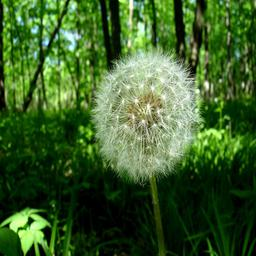
#> input picture selected_flower/Dendellion/1223835830_6c88b6217b_c.jpg, 256 x 256 px; its folder holds only this picture in this run
$ jupyter execute --allow-errors before_preproc.ipynb
#> lines starting #> are read from the running program, lines starting #| are printed output that depends on the picture
[cell 1]
import os
import matplotlib.pyplot as plt
import cv2 as cv
import numpy as np
import pandas as pd
import math
from tqdm import tqdm
import seaborn as sns
import pandas as pd
from sklearn.model_selection import train_test_split
from sklearn.preprocessing import StandardScaler
from sklearn.neighbors import KNeighborsClassifier
from sklearn.svm import SVC
from sklearn.ensemble import RandomForestClassifier
from sklearn.metrics import accuracy_score, precision_score, recall_score, f1_score
from sklearn.decomposition import PCA

[cell 2]
def resize_image(image, target_size):

    original_height, original_width, _ = image.shape
    target_width, target_height = target_size
    resized_image = np.zeros((target_height, target_width, 3), dtype=np.uint8)

    for i in range(target_height):
        for j in range(target_width):
            original_x = int(j * original_width / target_width)
            original_y = int(i * original_height / target_height)
            resized_image[i, j] = image[original_y, original_x]

    return resized_image

[cell 3]
def insertGambar(folder):
#> called with folder = 'selected_flower/'
    data = []
    filenames = []
    datalabel = []
    path = []
    data_distribution = {}
    for label in (os.listdir(folder)):
        images = os.listdir(folder+label)
        data_distribution[label] = len(images)
        datalabel.append(label)
        print(label)
        for filename in tqdm(os.listdir(folder+label)):
            img = cv.imread(os.path.join(folder+label,filename))
#> img is the input picture: shape (256, 256, 3); mean B, G, R 42.1, 94.8, 60.3
            if img is not None:
                img = cv.cvtColor(img, cv.COLOR_BGR2RGB)
                img = resize_image(img, (300, 300))
#> after the loop in resize_image, `for i in range(target_height):`:
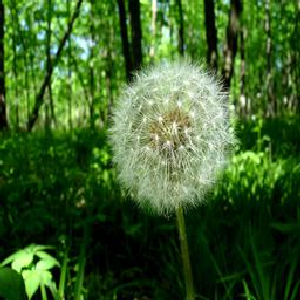
#> resized_image: shape (300, 300, 3); mean R, G, B 60.4, 95, 42.1
                filenames.append(filename)
                path.append(label)
                data.append(img)
#> pass 2 of the loop in insertGambar, `for label in (os.listdir(folder)):`:
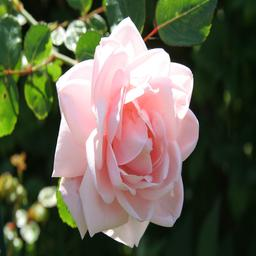
#> input picture selected_flower/Rose/1161454912_5c51bd8ff9_c.jpg, 256 x 256 px
#> in insertGambar, img is the input picture: shape (256, 256, 3); mean B, G, R 82.2, 100.6, 104.2
#> after the loop in resize_image (call 2), `for i in range(target_height):`:
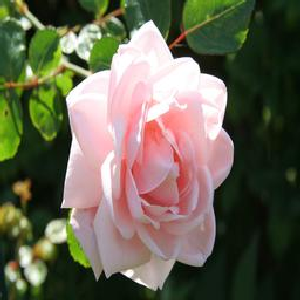
#> resized_image: shape (300, 300, 3); mean R, G, B 104.4, 100.8, 82.3
    return data, filenames, datalabel, path , data_distribution

[cell 4]
data, filenames,label, path, distribusi = insertGambar("selected_flower/")
#> data = 2 items; filenames = ['1223835830_6c88b6217b_c.jpg', '1161454912_5c51bd8ff9_c.jpg']; label = ['Dendellion', 'Rose']; path = ['Dendellion', 'Rose']; distribusi = {'Dendellion': 1, 'Rose': 1}
print("Data: ", len(data))
#| Data:  2
print("Label: ", len(label))
#| Label:  2
print("Filenames: ", len(filenames))
#| Filenames:  2
print("Data Distribution: ", distribusi)
#| Data Distribution:  {'Dendellion': 1, 'Rose': 1}

[cell 5]
def grayScaling(img):
    gaussKernel = np.ones((3,3))/9
    r = img[:,:,2]
    g = img[:,:,1]
    b = img[:,:,0]
    filteredR = cv.filter2D(r,-1,gaussKernel)
    filteredG = cv.filter2D(g,-1,gaussKernel)
    filteredB = cv.filter2D(b,-1,gaussKernel)
    return np.round(filteredR/3 + filteredG/3 + filteredB/3).astype(np.uint8)

def grayScalingData(data):
    gray_data = []
    for i in tqdm(range(len(data))):
        gray_data.append(grayScaling(data[i]))
    return gray_data

[cell 6]
grayData = grayScalingData(data)
#> the loop in grayScalingData, `for i in tqdm(range(len(data))):` made 2 passes
#> pass 1, in grayScaling, `r = img[:,:,2]`:
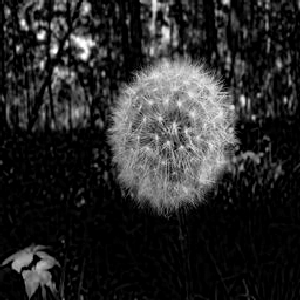
#> r: shape (300, 300); min 0, max 255, mean 42.1
#> pass 1, in grayScaling, `g = img[:,:,1]`:
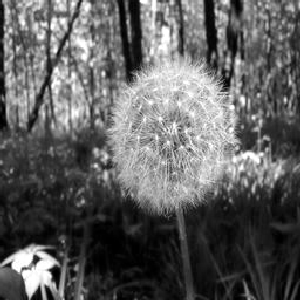
#> g: shape (300, 300); min 0, max 255, mean 95
#> pass 1, in grayScaling, `b = img[:,:,0]`:
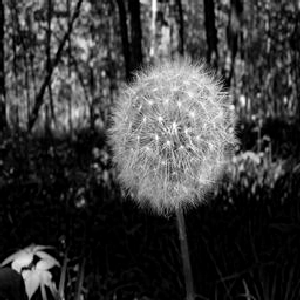
#> b: shape (300, 300); min 0, max 255, mean 60.4
#> pass 1, in grayScaling, `filteredR = cv.filter2D(r,-1,gaussKernel)`:
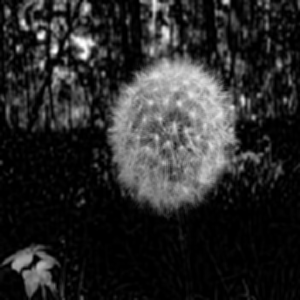
#> filteredR: shape (300, 300); min 0, max 255, mean 42.1
#> after the loop in grayScalingData, `for i in tqdm(range(len(data))):`: gray_data = 2 items
#> grayData = 2 items

[cell 7]
def matriksTransformasi(matriks):
    hasil = np.zeros(matriks.shape)
    for i in range(matriks.shape[0]):
        for j in range(matriks.shape[1]):
            hasil[i][j] = matriks[j][i]
    return hasil
def sum(matriks):
    hasil = 0
    for i in range(len(matriks)):
        for j in range(len(matriks[0])):
            hasil += matriks[i][j]
    return hasil

def derajat(img, derajat):
    max = np.max(img)
    temp=np.zeros([max+1,max+1])
    if derajat == 0:
        for i in range (len(img)):
            for j in range (len(img[0])-1):
                temp[img[i,j],img[i,j+1]] += 1
    elif derajat == 45:
        for i in range (len (img)-1):
            for j in range (len (img[0])-1):
                temp[img[i+1,j],img[i,j+1]] += 1
    elif derajat == 90:
        for i in range (len (img)-1):
            for j in range (len (img[0])):
                temp[img[i+1,j],img[i,j]] += 1
    elif derajat == 135:
        for i in range (len (img)-1):
            for j in range (len (img[0])-1):
                temp[img[i,j],img[i+1,j+1]] += 1
    hasil = temp+matriksTransformasi(temp)
    total = sum(hasil)
    for i in range (len (hasil)):
        for j in range (len (hasil)):
            hasil[i,j]/=total
    return hasil

def ekstraksi(image):
    hasil = []
    for img in tqdm(image):
        data = []
        data.append(derajat(img,0))
        data.append(derajat(img,45))
        data.append(derajat(img,90))
        data.append(derajat(img,135))
        hasil.append(data)
    return hasil

[cell 8]
ekstraksiData = ekstraksi(grayData)
#> the loop in ekstraksi, `for img in tqdm(image):` made 2 passes
#> ekstraksiData = 2 items

[cell 9]
def contrast (data):
    hasil = 0
    for i in range(len(data)):
        for j in range(len(data[0])):
            hasil+=data[i,j]*pow(i-j,2)
    return hasil
def dissimilarity(data):
    hasil = 0
    for i in range(len(data)):
        for j in range(len(data[0])):
            hasil+=data[i,j]*abs(i-j)
    return hasil
def homogeneity(data):
    hasil = 0
    for i in range(len(data)):
        for j in range(len(data[0])):
            hasil+=(data[i,j]/(1+pow(i-j,2)))
    return hasil
def energy(data):
    hasil = 0
    for i in range(len(data)):
        for j in range(len(data[0])):
            hasil += data[i][j] ** 2
    return hasil

def correlation(data):
    mean_x = 0
    mean_y = 0
    std_x = 0
    std_y = 0
    for i in range(len(data)):
        for j in range(len(data[0])):
            mean_x += i * data[i][j]
            mean_y += j * data[i][j]
    for i in range(len(data)):
        for j in range(len(data[0])):
            std_x += (i - mean_x) ** 2 * data[i][j]
            std_y += (j - mean_y) ** 2 * data[i][j]
    std_x = math.sqrt(std_x)
    std_y = math.sqrt(std_y)
    hasil = 0
    for i in range(len(data)):
        for j in range(len(data[0])):
            hasil += (i - mean_x) * (j - mean_y) * data[i][j]
    hasil /= std_x * std_y
    return hasil

def entropy(data):
    entropy = 0
    for i in range(len(data)):
        for j in range(len(data[0])):
            if data[i][j] > 0.0:
                entropy += -(data[i][j] * math.log(data[i][j]))
    return entropy
def asm(data):
    asm = 0
    for i in range(len(data)):
        for j in range(len(data[0])):
            asm += data[i][j] ** 2
    return asm

[cell 10]
def ekstraksiFitur(data, path):
    hasil = []
    batas_gambar = len(data)
    for i in tqdm(range(batas_gambar)):
        extracted_data = [path[i]]
        for j in range(len(data[i])):
            contrast_val = contrast(data[i][j])
            extracted_data.append(contrast_val)
        for j in range(len(data[i])):
            dissimilarity_val = dissimilarity(data[i][j])
            extracted_data.append(dissimilarity_val)
        for j in range(len(data[i])):
            homogeneity_val = homogeneity(data[i][j])
            extracted_data.append(homogeneity_val)
        for j in range(len(data[i])):
            energy_val = energy(data[i][j])
            extracted_data.append(energy_val)
        for j in range(len(data[i])):
            correlation_val = correlation(data[i][j])
            extracted_data.append(correlation_val)
        for j in range(len(data[i])):
            asm_val = asm(data[i][j])
            extracted_data.append(asm_val)
            entropy_val = entropy(data[i][j])
            extracted_data.append(entropy_val)
        hasil.append(extracted_data)
    return hasil

[cell 11]
angles = ['0', '45', '90', '135']
fiturs = ['contrast', 'dissimilarity', 'homogeneity', 'energy', 'correlation']
headers = ['path']
for fitur in fiturs:
    headers.extend([f'{fitur}_{angle}' for angle in angles])
headers.extend([f'asm_{angle}' for angle in angles])
headers.extend([f'entropy_{angle}' for angle in angles])

[cell 12]
hasil = ekstraksiFitur(ekstraksiData, path)
#> in ekstraksiFitur, `batas_gambar = len(data)`: batas_gambar = 2
#> the loop in ekstraksiFitur, `for i in tqdm(range(batas_gambar)):` made 2 passes
#> after the loop in ekstraksiFitur, `for i in tqdm(range(batas_gambar)):`: hasil = 2 items
#> hasil = 2 items
df = pd.DataFrame(hasil, columns=headers)
#> df = table of 2 rows and 29 columns
df
#> Out = table of 2 rows and 29 columns

[cell 13]
df.to_csv('before.csv', index=False)

[cell 14]
df = pd.read_csv('before.csv')
#> (reads before.csv from the repository)
